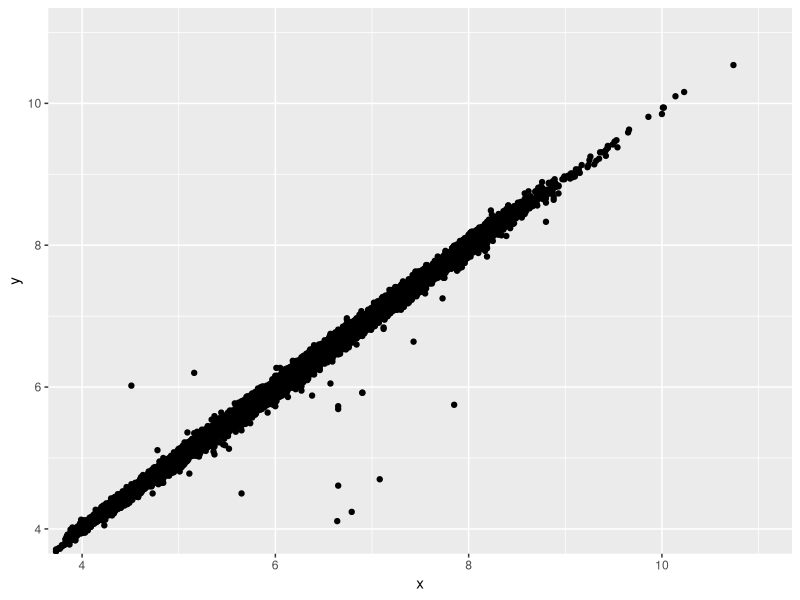

Write R code to recreate this figure.
## ---- chunk 1
knitr::opts_chunk$set(echo = TRUE)
library(ggplot2)
## ---- chunk 2
ggplot(data = diamonds) +
  geom_point(mapping = aes(x = x, y = y)) +
  coord_cartesian(xlim = c(4, 11), ylim = c(4, 11))
